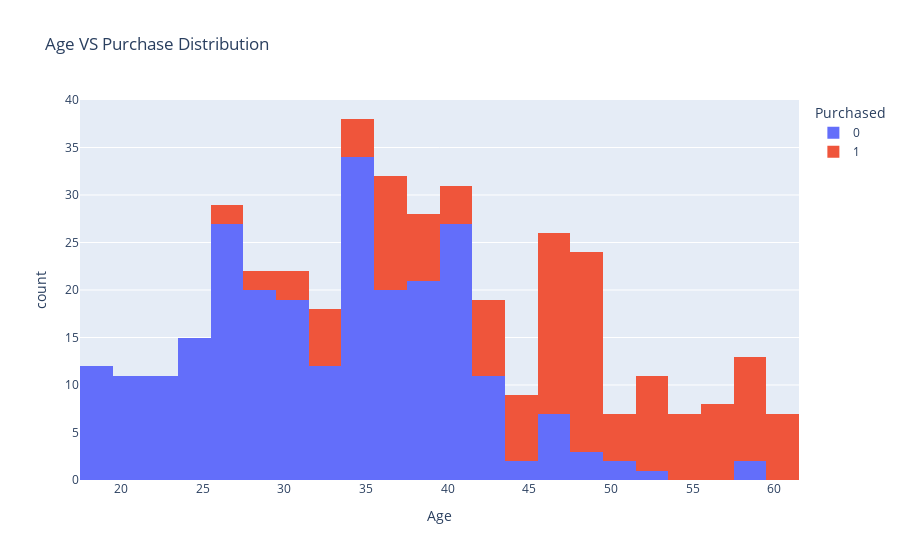

Here is the notebook cell this chart was saved with:
### Code cell
fig = px.histogram(
    df, x='Age', color='Purchased',
    title='Age VS Purchase Distribution'
)

fig.show()

### Figure 1 — Plotly figure (JSON) as saved in the notebook; plotly's stock layout.template omitted (floating-point values rounded to 4 significant figures; data arrays with more than 128 entries replaced by an {"elided": "..."} marker saying what was removed)
{"data": [{"bingroup": "x", "hovertemplate": "Purchased=0<br>Age=%{x}<br>count=%{y}<extra></extra>", "legendgroup": "0", "marker": {"color": "#636efa", "pattern": {"shape": ""}}, "name": "0", "orientation": "v", "showlegend": true, "type": "histogram", "x": {"elided": "257 int values"}, "xaxis": "x", "yaxis": "y"}, {"bingroup": "x", "hovertemplate": "Purchased=1<br>Age=%{x}<br>count=%{y}<extra></extra>", "legendgroup": "1", "marker": {"color": "#EF553B", "pattern": {"shape": ""}}, "name": "1", "orientation": "v", "showlegend": true, "type": "histogram", "x": {"elided": "143 int values"}, "xaxis": "x", "yaxis": "y"}], "layout": {"barmode": "relative", "legend": {"title": {"text": "Purchased"}, "tracegroupgap": 0}, "title": {"text": "Age VS Purchase Distribution"}, "xaxis": {"anchor": "y", "domain": [0, 1], "title": {"text": "Age"}}, "yaxis": {"anchor": "x", "domain": [0, 1], "title": {"text": "count"}}}}
